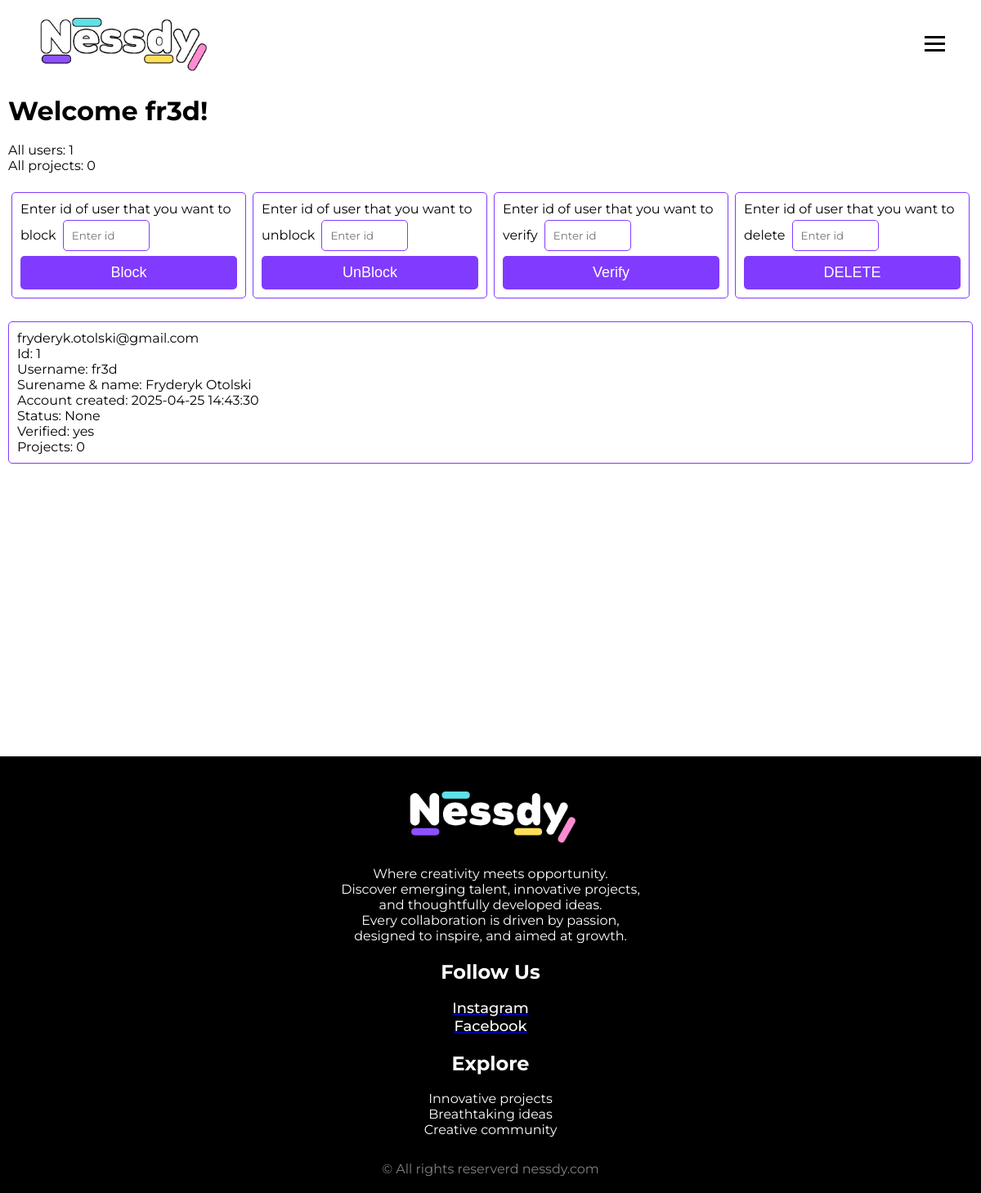
The page /admin (signed in) on the database its author committed.
### website/models.py (models this page shows)
class User(db.Model, UserMixin):
    id = db.Column(db.Integer, primary_key=True)
    email = db.Column(db.String(150), unique=True, nullable = False)
    first_name = db.Column(db.String(150), nullable = False)
    name_surname = db.Column(db.String(150), nullable = False)
    password = db.Column(db.String(500), nullable = False)
    date = db.Column(db.DateTime(timezone=True), default=func.now())
    status = db.Column(db.String(2000), nullable = True)
    verified = db.Column(db.String(10), nullable = True)
    token = db.Column(db.Integer, nullable = True)
    notes = db.relationship('Note')

### website/views.py (the view, shortened to what this page needs)
@views.route('/admin', methods=['GET', 'POST'])
def admin():
    users = User.query.all()
    user_count = db.session.query(func.count(User.id)).scalar()
    project_count = db.session.query(func.count(Note.id)).scalar()
    return render_template("admin.html", user=current_user, users=users, user_count=user_count, project_count=project_count)

### website/__init__.py (called while the page is built)
def create_app():
    app = Flask(__name__)
    app.config["SECRET_KEY"] = "tojantiam"
    app.config['SQLALCHEMY_DATABASE_URI'] = f'sqlite:///{DB_NAME}'
    app.config['UPLOAD_FOLDER'] = 'static/uploads/' #Upload folder for images
    db.init_app(app)
    from .views import views
    from .auth import auth
    app.register_blueprint(views, url_prefix='/')
    app.register_blueprint(auth, url_prefix='/')
    from .models import User
    create_database(app)
    login_manager = LoginManager()
    login_manager.login_view = 'auth.login'
    login_manager.init_app(app)
    @login_manager.user_loader
    def load_user(id):
        return User.query.get(int(id))
    return app

### website/templates/admin.html (shortened to what this page needs)
{% extends "base.html" %}
{% block content %}
    <div class="container_admin">
        {% if user.email == "fryderyk.otolski@gmail.com" %}
        <h1>Welcome fr3d!</h1>
        <br>
        <p>All users: {{ user_count }}</p>
        <p>All projects: {{ project_count }}</p>
        <br>
        <div class="un-block-form">
            <form method="POST" class="form-control">
                <label for="block">Enter id of user that you want to block</label>
                <input type="text" class="form-control" id="block" name="block" placeholder="Enter id">
                <button type="submit" class="btn-primary">Block</button>
            </form>
            <br>
            <form method="POST" class="form-control">
                <label for="unblock">Enter id of user that you want to unblock</label>
                <input type="text" class="form-control" id="unblock" name="unblock" placeholder="Enter id">
                <button type="submit" class="btn-primary">UnBlock</button>
            </form>
            <form method="POST" class="form-control">
                <label for="verify">Enter id of user that you want to verify</label>
                <input type="text" class="form-control" id="verify" name="verify" placeholder="Enter id">
                <button type="submit" class="btn-primary">Verify</button>
            </form>
            <form method="POST" class="form-control">
                <label for="verify">Enter id of user that you want to delete</label>
                <input type="text" class="form-control" id="delete" name="delete" placeholder="Enter id">
                <button type="submit" class="btn-primary">DELETE</button>
            </form>
        </div>
        <br>
            {% for user in users %}
                <div class="box">
                    <p>{{ user.email }}</p>
                    <p>Id: {{ user.id }}</p>
                    <p>Username: {{ user.first_name }}</p>
                    <p>Surename & name: {{ user.name_surname }}</p>
                    <p>Account created: {{ user.date }}</p>
                    <p>Status: {{ user.status }}</p>
                    <p>Verified: {{ user.verified }}</p>
                    <p>Projects: {{ user.notes|length }}</p>
                </div>
            {% endfor %}
        {% else %}
        <h1>Acces denied!</h1>
        {% endif %}
    </div>
{% endblock %}

### website/templates/base.html (shortened to what this page needs)
<!DOCTYPE html>
<html lang="en">
<head>
    <link rel="stylesheet" type="text/css" href="{{ url_for('static', filename='css/style.css') }}">
    <link rel="stylesheet" type="text/css" href="{{ url_for('static', filename='css/home.css') }}">
    <link rel="stylesheet" type="text/css" href="{{ url_for('static', filename='css/sign_up.css') }}">
    <link rel="stylesheet" type="text/css" href="{{ url_for('static', filename='css/login.css') }}">
    <link rel="stylesheet" type="text/css" href="{{ url_for('static', filename='css/facts.css') }}">
    <link rel="stylesheet" type="text/css" href="{{ url_for('static', filename='css/shop.css') }}">
    <link rel="stylesheet" type="text/css" href="{{ url_for('static', filename='css/password.css') }}">
    <link rel="stylesheet" type="text/css" href="{{ url_for('static', filename='css/token.css') }}">
</head>
<body>
  <div class="container">
      <nav class="navbar">
        <a href="/">  <img src="{{ url_for('static', filename='images/nessdy_logo2.png') }}">  </a>
        <div class="hamburger">
            <span class="bar"></span>
            <span class="bar"></span>
            <span class="bar"></span>
        </div>
      </nav>
      {% block content %}
      {% endblock %}
      <br>
      <div class="footer">
        <ul>
          <li>
            <img class="logofooter" src="{{ url_for('static', filename='images/nessdy_logo2.png') }}">
          </li>
          <li>
            <p>Where creativity meets opportunity.</p>
            <p>Discover emerging talent, innovative projects,</p>
            <p>and thoughtfully developed ideas.</p>
            <p>Every collaboration is driven by passion,</p>
            <p>designed to inspire, and aimed at growth.</p>
          </li>
          <li>
            <h2>Follow Us</h2>
            <br>
            <a href="https://www.instagram.com/_nessdy_?igsh=MW9vMGkwdm50OWJwMw%3D%3D&utm_source=qr" target="_blank"><p class="socialm" >Instagram</p></a>
            <a href="https://www.facebook.com/profile.php?id=61575508590029" target="_blank"><p class="socialm" >Facebook</p></a>
          </li>
          <li>
            <h2>Explore</h2>
            <br>
            <p>Innovative projects</p>
            <p>Breathtaking ideas</p>
            <p>Creative community</p>
          </li>
        </ul>
        <br>
        <div class="rights">
          <p> © All rights reserverd nessdy.com</p>
        </div>
      </div>
    </div>
</body>
</html>

### website/static/css/style.css (style rules this page uses)
* { padding: 0; margin: 0; box-sizing: border-box; font-family: "Montserrat", sans-serif; cursor: default; }
body { max-width: 1600px; margin: auto; border: 0.5px solid black; }
.container { padding: 0px; }
.navbar img { max-height: 80px; }
.navbar a { color: rgb(0, 0, 0); text-decoration: none; font-family: "Montserrat", sans-serif; font-style: normal; font-size: 22px; font-weight: 800; }
.navbar { padding: 10px; margin: 10px; min-height: 80px; align-items: center; padding: 0 34px; display: flex; justify-content: space-between }
.hamburger { display: none; cursor: pointer; }
.bar { display: block; width: 25px; height: 3px; margin: 5px auto; background-color: rgb(0, 0, 0); -webkit-transition: all 0.3s ease-in-out; transition: all 0.3s ease-in-out }
.footer { padding: 30px 100px; background-color: black; cursor: default; }
.footer ul { list-style: none; justify-content: space-between; display: flex; align-items: center; color: white; }
.footer .logofooter { height: 80px; }
.socialm { text-decoration: none; font-weight: 500; font-size: 18px; color: white; transition: all 0.3s ease-in-out }
.rights { display: flex; justify-content: center; color: grey; }
@media (max-width: 1260px) { body { margin: 0; border: none; } }
@media (max-width: 1260px) { .container { box-shadow: none; border-radius: 0px; padding: 0px; margin: 0px; } }
@media (max-width: 1260px) { .hamburger { display: block; } }
@media (max-width: 1260px) { .footer { padding: 20px; } }
@media (max-width: 1260px) { .footer ul { display: block; align-items: center; } }
@media (max-width: 1260px) { .footer ul li { text-align: center; padding: 10px; } }

### website/static/css/sign_up.css (style rules this page uses)
.form-control { width: 100%; padding: 10px; margin-top: 5px; border: 1px solid #803bff; border-radius: 5px; }
.btn-primary { width: 100%; padding: 10px; font-family: "Lilita One", sans-serif; font-size: 18px; background-color: #803bff; border: none; color: white; border-radius: 5px; }

### website/static/css/login.css (style rules this page uses)
.form-control { width: 100%; padding: 10px; margin-top: 5px; border: 1px solid #803bff; border-radius: 5px; }
.btn-primary { width: 100%; padding: 10px; font-size: 18px; background-color: #803bff; border: none; color: white; border-radius: 5px; }

### website/static/css/password.css (style rules this page uses)
.form-control { width: 100%; padding: 10px; margin-top: 5px; border: 1px solid #803bff; border-radius: 5px; }
.btn-primary { width: 100%; padding: 10px; font-size: 18px; background-color: #803bff; border: none; color: white; border-radius: 5px; }

### website/static/css/token.css (style rules this page uses)
.form-control { width: 100%; padding: 10px; margin-top: 5px; border: 1px solid #803bff; border-radius: 5px; }
.btn-primary { width: 100%; padding: 10px; font-size: 18px; background-color: #803bff; border: none; color: white; border-radius: 5px; }

### website/templates/admin.html (style rules this page uses)
.container_admin { min-height: 800px; padding: 10px; }
.box { width: 100%; min-height: 10px; padding: 10px; margin-top: 5px; border: 1px solid #803bff; border-radius: 5px; display: flex; flex-direction: column; align-items: top; justify-content: space-between; }
.un-block-form { display: flex; align-items: center; justify-content: center; }
.form-control { width: 40%; margin: 4px; }
button { margin-top: 2px; }

### rows shown on the page
User: email "fryderyk.otolski@gmail.com", id "1", first_name "fr3d", name_surname "Fryderyk Otolski", date "2025-04-25 14:43:30", status "None", verified "yes", notes|length "0"

### other values the page prints
{{ user_count }} "1"
{{ project_count }} "0"
